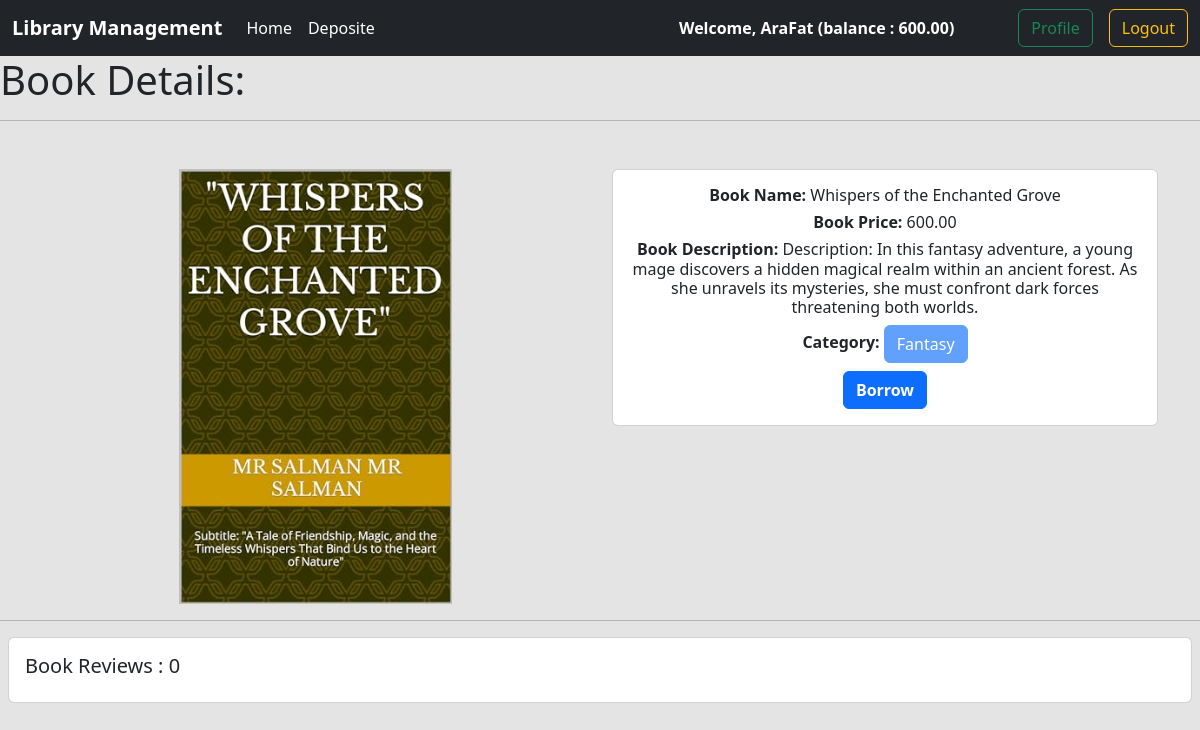
The page /book/details/1/ (signed in) on the database its author committed.
### accounts/models.py (models this page shows, shortened)
class UserAccount(models.Model):
    user = models.OneToOneField(User,related_name='account', on_delete=models.CASCADE)
    initial_deposite_date = models.DateField(auto_now_add=True)
    balance = models.DecimalField(default=0, max_digits=12, decimal_places=2)

### book/models.py (models this page shows, shortened)
class Book (models.Model):
    categories = models.ManyToManyField(Category)
    image = models.ImageField(upload_to='book/media/')
    title = models.CharField(max_length=100)
    description = models.TextField()
    borrow_price = models.DecimalField(max_digits=10, decimal_places=2)

### category/models.py (models this page shows, shortened)
class Category(models.Model):
    categoryName = models.CharField(max_length=100)
    slug = models.SlugField(max_length=100,unique=True, null=True, blank=True)

### book/views.py (the view, shortened to what this page needs)
# urls.py: path('details/<int:id>/', views.DetailBookView.as_view(), name='detail_book'),
class DetailBookView(DetailView):
    model = Book
    pk_url_kwarg = 'id'
    template_name = 'details.html'
    def get_context_data(self, **kwargs):
        context = super().get_context_data(**kwargs)
        book_id = self.kwargs.get('id')
        book = Book.objects.get(pk=book_id)
        context['book'] = book
        borrowed_book = BorrowedBook.objects.filter(book=book, account=self.request.user.account, returned=False).first()
        if borrowed_book:
            context['borrowed_book'] = borrowed_book
        comments = book.review.all()
        comment_form = ReviewForm()
        context['comments'] = comments
        context['comment_form'] = comment_form
        return context

### book/templates/details.html (shortened to what this page needs)
{% extends 'base.html' %}
{% load static %}
{% load crispy_forms_tags  %}
{% block content %}
<b><h1>Book Details: </h1></b><hr>
  <div class="container text-center mt-5">
    <div class="row ">
        <div class="col-6 m-auto">
            <img style='width:50%;' src="{{book.image.url}}" class="card-img-top" alt="...">
        </div>
        <div class="col-6">
            <div class="card" style="width: 100%;">
                <div class="card-body">
                    <h6 class="card-title"> <b>Book Name:</b> {{book.title}}</h6>
                    <h6 class="card-text"><b>Book Price:</b> {{book.borrow_price}} </h6>
                    <h6 class="card-text"><b>Book Description: </b>{{book.description}} </h6>
                    <strong>Category:  </strong>
                    {% for j in book.categories.all  %}
                        <button class="btn btn-primary " disabled> {{j.categoryName}} </button>
                    {% endfor %} <br>
                    {% if borrowed_book.book and borrowed_book.account == request.user.account %}
                        <form method="post" class="m-2 bg-secondary border border-danger text-white p-3">
                            <h4 class="mb-3  ">Add Review:</h4>
                            {% csrf_token %}
                            <div class="mb-3">
                                {{comment_form | crispy}}
                            </div>
                            <button type="submit" class="btn btn-primary mt-3">Submit</button>
                        </form>
                    {% else %}
                        <a href="{% url 'borrow' book.id %}" class="btn btn-primary mt-2"><b>Borrow</b></a>
                    {% endif %}
                </div>
            </div>
        </div>
    </div>
</div>
<hr>
<div class="card m-2">
    <h5 class="p-3">Book Reviews : {{comments | length}}</h5>
</div>
{% endblock %}

### templates/base.html (shortened to what this page needs)
<!doctype html>
<html lang="en">
  <head>
    <link href="https://cdn.jsdelivr.net/npm/bootstrap@5.3.2/dist/css/bootstrap.min.css" rel="stylesheet">
  </head>
  <body style="background-color : #e4e4e4">
    <nav class="navbar navbar-expand-lg bg-dark">
        <div class="container-fluid">
          <a class="navbar-brand text-lg text-white fw-bolder" href="#">Library Management</a>
          <div class="collapse navbar-collapse" id="navbarSupportedContent">
            <ul class="navbar-nav me-auto mb-2 mb-lg-0">
              <li class="nav-item">
                <a class="nav-link active text-white" aria-current="page" href="{% url 'home' %}">Home</a>
              </li>
              {% if request.user.is_authenticated %}
              <li class="nav-item">
                <a class="nav-link active text-white fw-medium" aria-current="page" href="{% url 'deposit' %}">Deposite</a>
              </li>
              {% endif %}
            </ul>
            <form class="d-flex gap-3" role="search">
                {% if request.user.is_authenticated %}
                <div class="text-white my-auto px-5 fw-bolder">Welcome, {{ request.user.first_name }} (balance : {{request.user.account.balance}}) </div>
                    <a href="{% url 'profile' %}" class="btn btn-outline-success">Profile</a>
                    <a href="{% url 'logout' %}" class="btn btn-outline-warning">Logout</a>
                {% else %}
                    <a href="{% url 'register' %}" class="btn btn-outline-success">Register</a>
                    <a href="{% url 'login' %}" class="btn btn-outline-success">Login</a>
                {% endif  %}
            </form>
          </div>
        </div>
      </nav>
    {% block content %} {% endblock %}
  </body>
</html>

### rows shown on the page
Book: image (picture), title "Whispers of the Enchanted Grove", borrow_price "600.00", description "Description: In this fantasy adventure, a young mage discovers a hidden magical realm within an ancient forest. As she unravels its mysteries, she must confront dark forces threatening both worlds."
Category: categoryName "Fantasy"

### other values the page prints
{{ request.user.first_name }} "AraFat"
{{ request.user.account.balance }} "600.00"
{{ comments | length }} "0"
